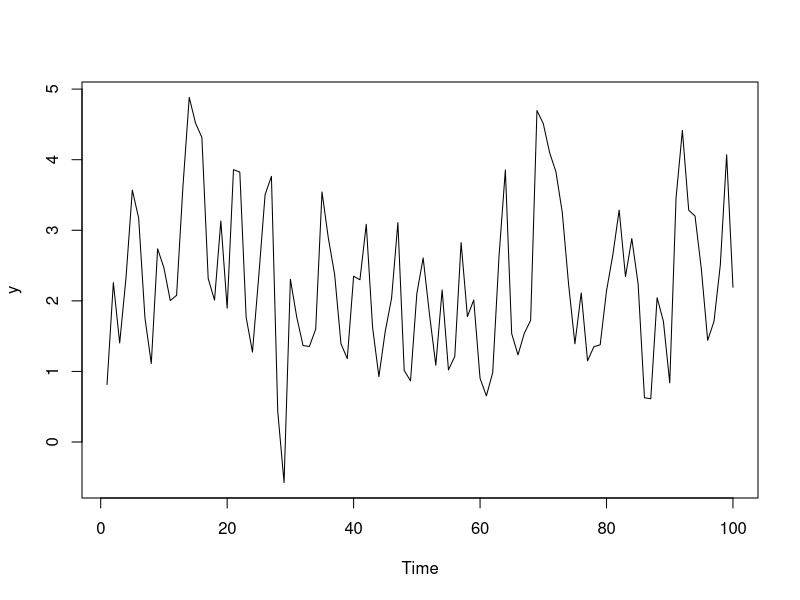
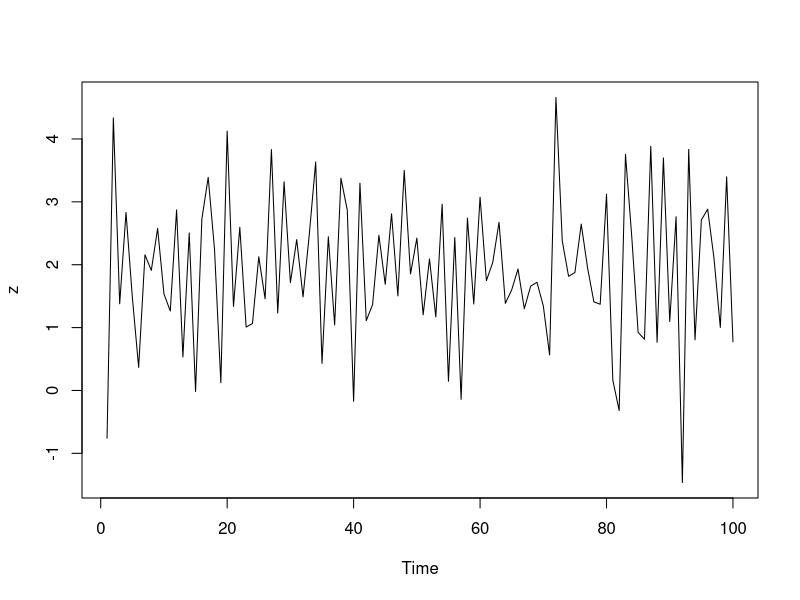
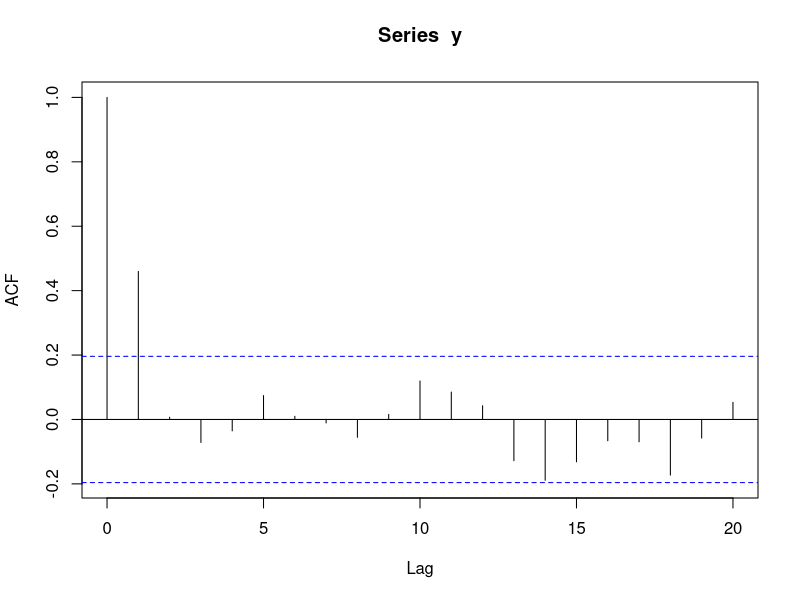
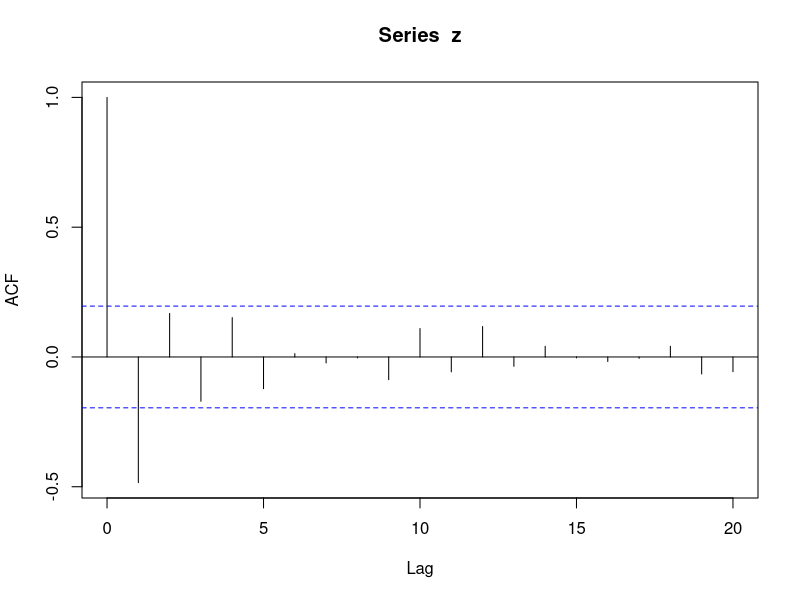
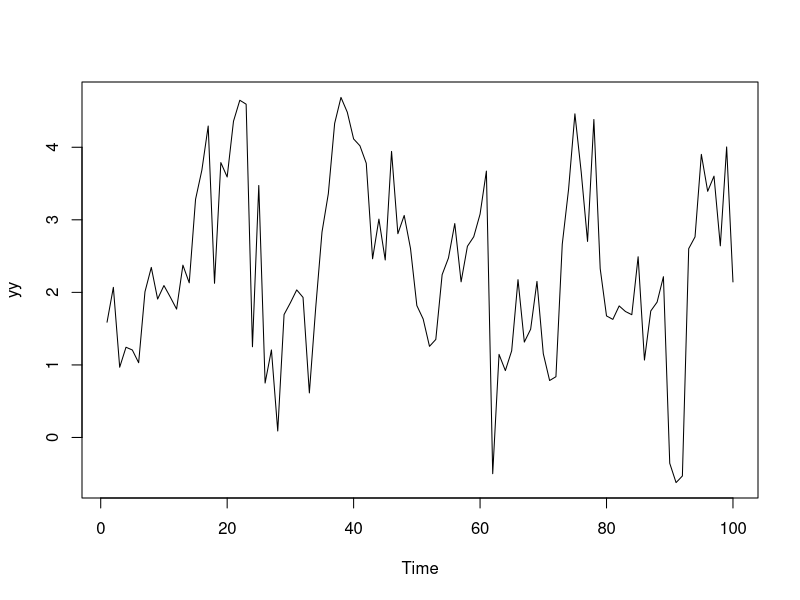
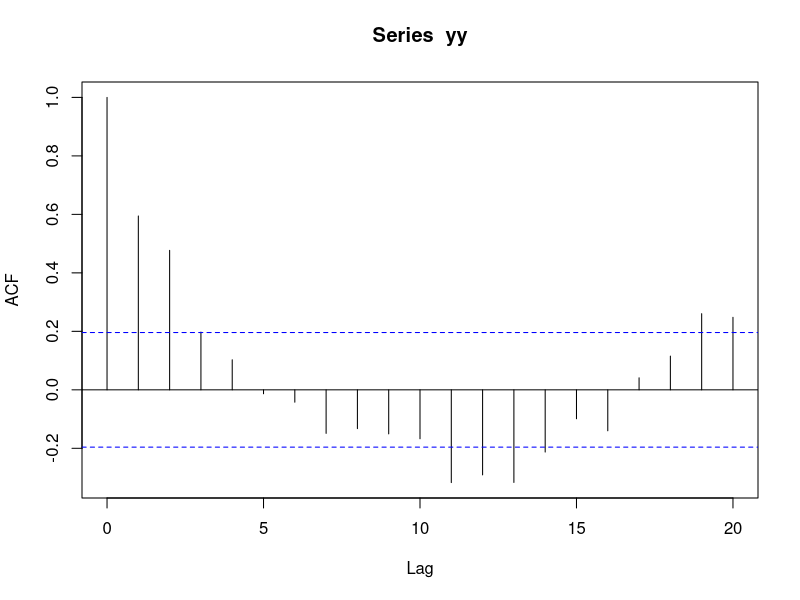
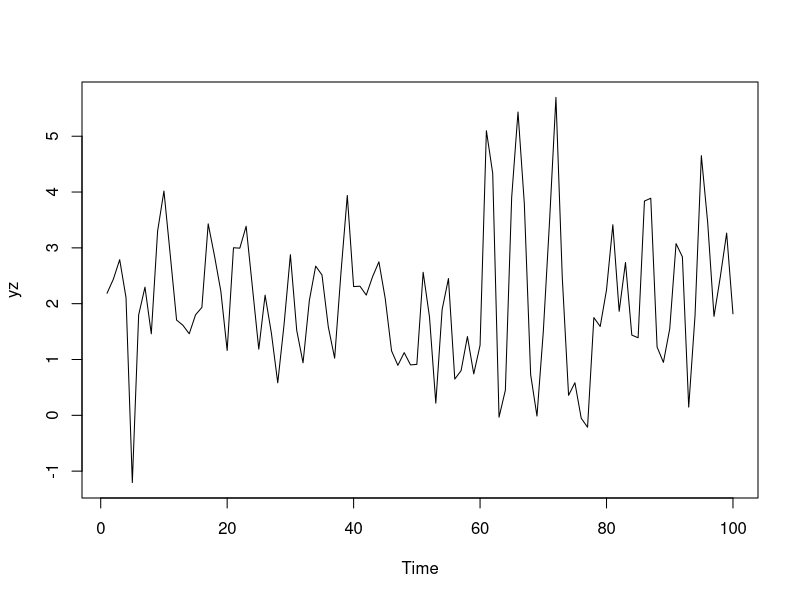
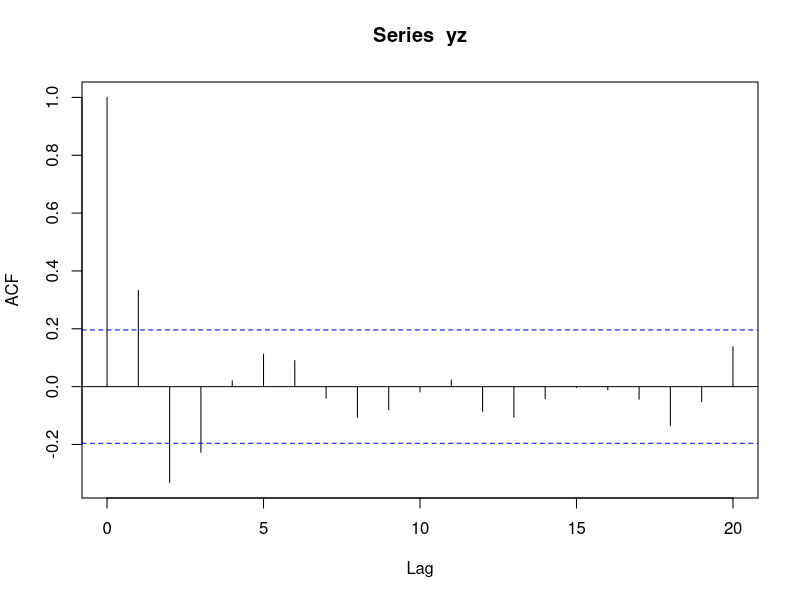

R code for these plots, in order:

# Simulating data, for investigation

# AR
n <- 100
y  <- arima.sim( n = n, list(ar = 0.5)) + 2 # AR(1)
z  <- arima.sim( n = n, list(ar = -0.5)) + 2 # AR(1)
yy <- arima.sim( n = n, list(ar = c(0.5, 0.25))) + 2 # AR(2)
yz <- arima.sim( n = n, list(ar = c(0.5, -.5))) + 2 # AR(2)


plot.ts(y) # AR + 0.5, increased value
plot.ts(z) # AR downward values

acf(y)
acf(z) # Seems like no serial correlation. 


# Visulazie
plot.ts(yy)
acf(yy)


plot.ts(yz)
acf(yz)

## ggplot and facet
library(tidyverse)

df <- tibble( 
    order = rep(c("0.5", "-0.5", "0.5, 0.25", "0.5, -0.25"), each = n), 
    data = c( y, z, yy, yz)
    )  |> 
    mutate( index = 1:n(), .by = order)

# Line plot
ggplot(df, aes(y = data, x = index) ) + geom_line() +  facet_wrap(~order)

# ACF in a ggplot-----------------
df1 <- df |> group_nest(order) 

# The data
df1$acf <- df1$data |> map(\(x) acf(x, plot = F, lag.max = 10)[[1]]  )


